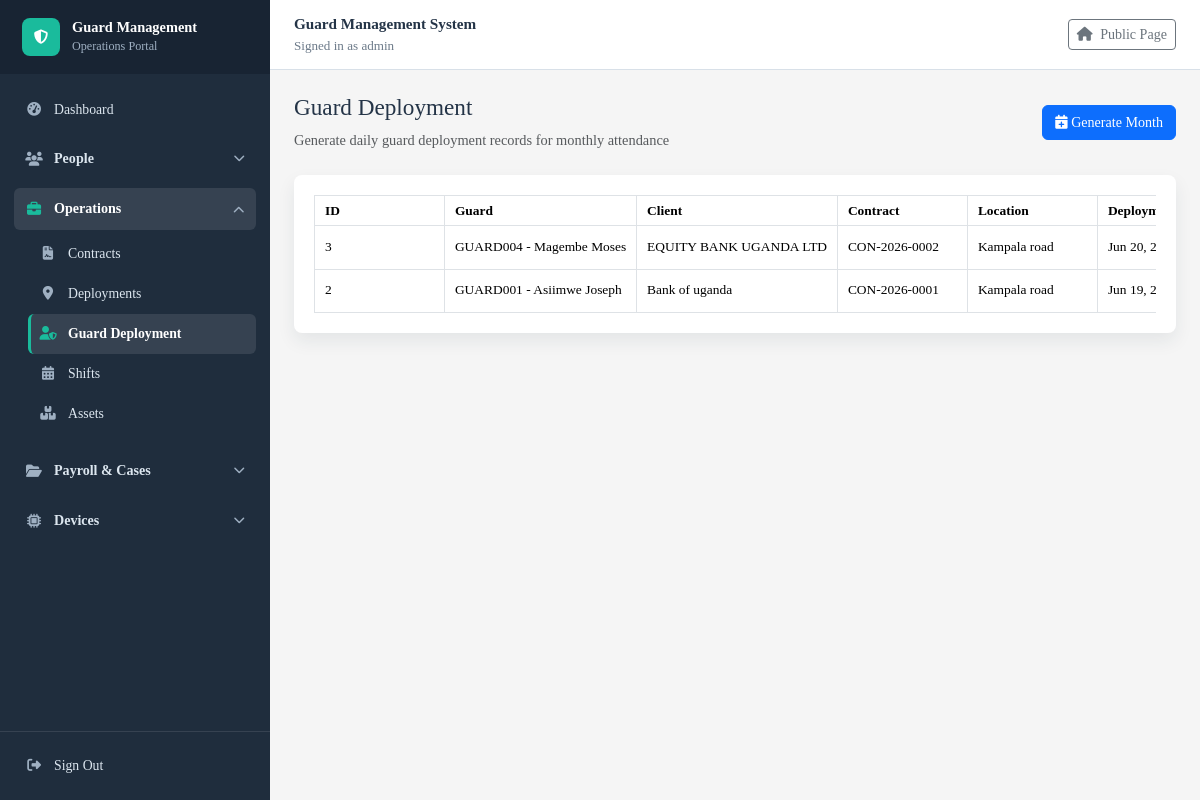
The page /guard-deployments/ (signed in) on the database as committed earlier.
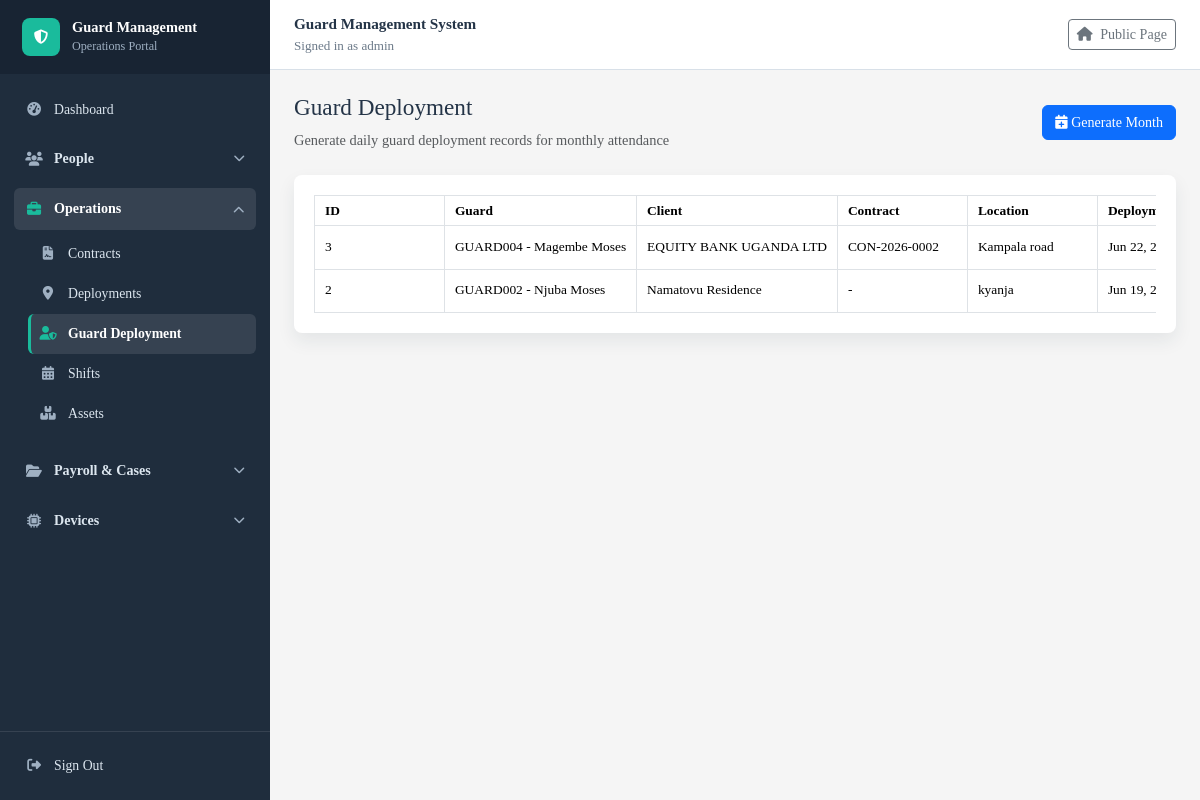
The same page on the database as committed later.
### guardmanagementsystem/models.py (models this page shows, shortened)
class DeploymentGuard(models.Model):
    SHIFT_TYPE_CHOICES = [
        ('D', 'D'),
        ('N', 'N'),
        ('D/N', 'D/N'),
        ('PH', 'PH'),
    ]
    STATUS_CHOICES = [
        ('Available for Deployment', 'Available for Deployment'),
        ('On Site', 'On Site'),
        ('Completed', 'Completed'),
        ('Cancelled', 'Cancelled'),
    ]
    deployment_guard_id = models.AutoField(primary_key=True)
    deployment = models.ForeignKey(Deployment, on_delete=models.CASCADE, related_name='deployment_guards')
    guard = models.ForeignKey(Guard, on_delete=models.CASCADE, related_name='deployment_guard_assignments')
    deployment_date = models.DateField(default=date.today)
    shift_type = models.CharField(max_length=30, choices=SHIFT_TYPE_CHOICES, default='D')
    status = models.CharField(max_length=30, choices=STATUS_CHOICES, default='Available for Deployment')
    class Meta:
        unique_together = ('deployment', 'guard', 'deployment_date')

class Guard(models.Model):
    STATUS_CHOICES = [
        ('Active', 'Active'),
        ('Inactive', 'Inactive'),
        ('Suspended', 'Suspended'),
        ('Terminated', 'Terminated'),
        ('Dismissed', 'Dismissed'),
        ('Resigned', 'Resigned'),
    ]
    guard_id = models.AutoField(primary_key=True)
    user = models.OneToOneField(settings.AUTH_USER_MODEL, on_delete=models.SET_NULL, null=True, blank=True, related_name='guard_profile')
    rfid_card = models.OneToOneField(RFIDCard, on_delete=models.SET_NULL, null=True, blank=True, related_name='guard')
    guard_number = models.CharField(max_length=20, unique=True, null=True, blank=True, editable=False)
    full_name = models.CharField(max_length=100)
    date_of_birth = models.DateField()
    phone = models.CharField(max_length=20)
    email = models.EmailField(unique=True)
    address = models.TextField()
    date_of_joining = models.DateField(auto_now= True)
    status = models.CharField(max_length=20, choices=STATUS_CHOICES, default='Active')
    daily_rate = models.DecimalField(max_digits=12, decimal_places=2, default=7000)

class Deployment(models.Model):
    STATUS_CHOICES = [
        ('Active', 'Active'),
        ('On Deployment', 'On Deployment'),
        ('Available', 'Available'),
        ('Has No Deployment', 'Has No Deployment'),
        ('Completed', 'Completed'),
        ('Cancelled', 'Cancelled'),
        ('Running', 'Running'),
        ('Closed', 'Closed'),
    ]
    deployment_id = models.AutoField(primary_key=True)
    client = models.ForeignKey(Client,on_delete=models.CASCADE,related_name='deployments')
    contract = models.ForeignKey(Contract, on_delete=models.SET_NULL, null=True, blank=True, related_name='deployments')
    shift = models.ForeignKey('Shift', on_delete=models.SET_NULL, null=True, blank=True, related_name='deployments')
    site_location = models.CharField(max_length=200)
    start_date = models.DateField()
    end_date = models.DateField(null=True, blank=True)
    status = models.CharField(max_length=20, choices=STATUS_CHOICES, default='Active')

class Client(models.Model):
    client_id = models.AutoField(primary_key=True)
    user = models.OneToOneField(settings.AUTH_USER_MODEL, on_delete=models.SET_NULL, null=True, blank=True, related_name='client_profile')
    client_name = models.CharField(max_length=100)
    contact_person = models.CharField(max_length=100)
    phone = models.CharField(max_length=20)
    email = models.EmailField()
    address = models.TextField()

class Contract(models.Model):
    CONTRACT_TYPE_CHOICES = [
        ('Event Security', 'Event Security'),
        ('Static Guarding', 'Static Guarding'),
        ('Mobile Patrol', 'Mobile Patrol'),
        ('Other', 'Other'),
    ]
    STATUS_CHOICES = [
        ('Draft', 'Draft'),
        ('Active', 'Active'),
        ('Expired', 'Expired'),
        ('Terminated', 'Terminated'),
    ]
    contract_id = models.AutoField(primary_key=True)
    client = models.ForeignKey(Client, on_delete=models.CASCADE, related_name='contracts')
    contract_number = models.CharField(max_length=50, unique=True, blank=True)
    number_of_guards = models.PositiveIntegerField()
    day_shift_guards = models.PositiveIntegerField(default=0)
    night_shift_guards = models.PositiveIntegerField(default=0)
    charge_per_guard = models.DecimalField(max_digits=12, decimal_places=2)
    contract_type = models.CharField(max_length=100, choices=CONTRACT_TYPE_CHOICES, default='Static Guarding')
    location = models.CharField(max_length=200, blank=True)
    iot_device = models.ForeignKey(IoTDevice, on_delete=models.SET_NULL, null=True, blank=True, related_name='contracts')
    rfid_cards = models.ManyToManyField(RFIDCard, blank=True, related_name='contracts')
    start_date = models.DateField()
    end_date = models.DateField(null=True, blank=True)
    status = models.CharField(max_length=20, choices=STATUS_CHOICES, default='Draft')
    terms = models.TextField(blank=True)

### guardmanagementsystem/views.py (the view)
# urls.py: path("guard-deployments/", views.deployment_guard_list, name="deployment_guard_list"),
@login_required
def deployment_guard_list(request):
    deployment_guards = DeploymentGuard.objects.select_related(
        "deployment",
        "deployment__client",
        "deployment__contract",
        "guard",
    ).all().order_by("-deployment_date", "deployment__client__client_name", "guard__full_name")
    return show_records(request, deployment_guards, "guardmanagementsystem/deployment_guard_list.html", "deployment_guards")

### guardmanagementsystem/context_processors.py (called while the page is built)
def role_access(request):
    user = getattr(request, "user", None)
    if not user:
        return {}
    return {
        "nav_permissions": nav_permissions(user),
        "user_roles": sorted(user_role_names(user)),
    }

### guardmanagementsystem/role_access.py (called while the page is built)
def user_role_names(user):
    if not user.is_authenticated:
        return set()
    if user.is_superuser:
        return {"Admin"}
    return set(user.groups.values_list("name", flat=True))

def user_is_admin(user):
    return user.is_authenticated and (
        user.is_superuser or user.groups.filter(name="Admin").exists()
    )

def user_can_access(user, url_name):
    if not url_name or url_name in PUBLIC_URL_NAMES:
        return True
    if not user.is_authenticated:
        return True
    if user_is_admin(user):
        return True
    roles = user_role_names(user)
    if any(url_name in ROLE_URLS.get(role, set()) for role in roles):
        return True
    return False

def nav_permissions(user):
    roles = user_role_names(user)
    if user_is_admin(user):
        roles = {"Admin"}
    return {
        permission: bool(roles & allowed_roles)
        for permission, allowed_roles in ROLE_PERMISSIONS.items()
    }

### guardmanagementsystem/templates/guardmanagementsystem/deployment_guard_list.html (shortened to what this page needs)
{% extends "guardmanagementsystem/base.html" %}
{% block content %}
<div class="d-flex justify-content-between align-items-center mb-4">
    <div>
        <h2>Guard Deployment</h2>
        <p class="text-muted mb-0">Generate daily guard deployment records for monthly attendance</p>
    </div>
    <a href="{% url 'deployment_guard_add' %}" class="btn btn-primary">
        <i class="fa fa-calendar-plus"></i> Generate Month
    </a>
</div>
<div class="table-card">
    <div class="table-responsive">
        <table class="table table-hover table-bordered align-middle mb-0 export-table" data-export-title="Guard Deployment">
            <thead>
                <tr>
                    <th>ID</th>
                    <th>Guard</th>
                    <th>Client</th>
                    <th>Contract</th>
                    <th>Location</th>
                    <th>Deployment Date</th>
                </tr>
            </thead>
            <tbody>
                {% for assignment in deployment_guards %}
                    <tr>
                        <td>{{ assignment.deployment_guard_id }}</td>
                        <td>
                            {{ assignment.guard.guard_number|default:"-" }}
                            {% if assignment.guard.full_name %}
                                - {{ assignment.guard.full_name }}
                            {% endif %}
                        </td>
                        <td>{{ assignment.deployment.client.client_name|default:"-" }}</td>
                        <td>{{ assignment.deployment.contract.contract_number|default:"-" }}</td>
                        <td>{{ assignment.deployment.site_location }}</td>
                        <td>{{ assignment.deployment_date|date:"M d, Y" }}</td>
                    </tr>
                {% empty %}
                    <tr>
                        <td colspan="9" class="text-center text-muted py-4">
                            No guard deployments found.
                        </td>
                    </tr>
                {% endfor %}
            </tbody>
        </table>
    </div>
</div>
{% endblock %}

Rows that differ between the two databases and show on the page:
changed DeploymentGuard "GUARD004": deployment_date "Jun 20,…" → "Jun 22,…"
changed DeploymentGuard "Jun 19,…": guard.guard_number "GUARD001" → "GUARD002"; guard.full_name "Asiimwe Joseph" → "Njuba Moses"; deployment.client.client_name "Bank of uganda" → "Namatovu Residence"; deployment.contract.contract_number "CON-2026-0001" → "-"; deployment.site_location "Kampala road" → "kyanja"
